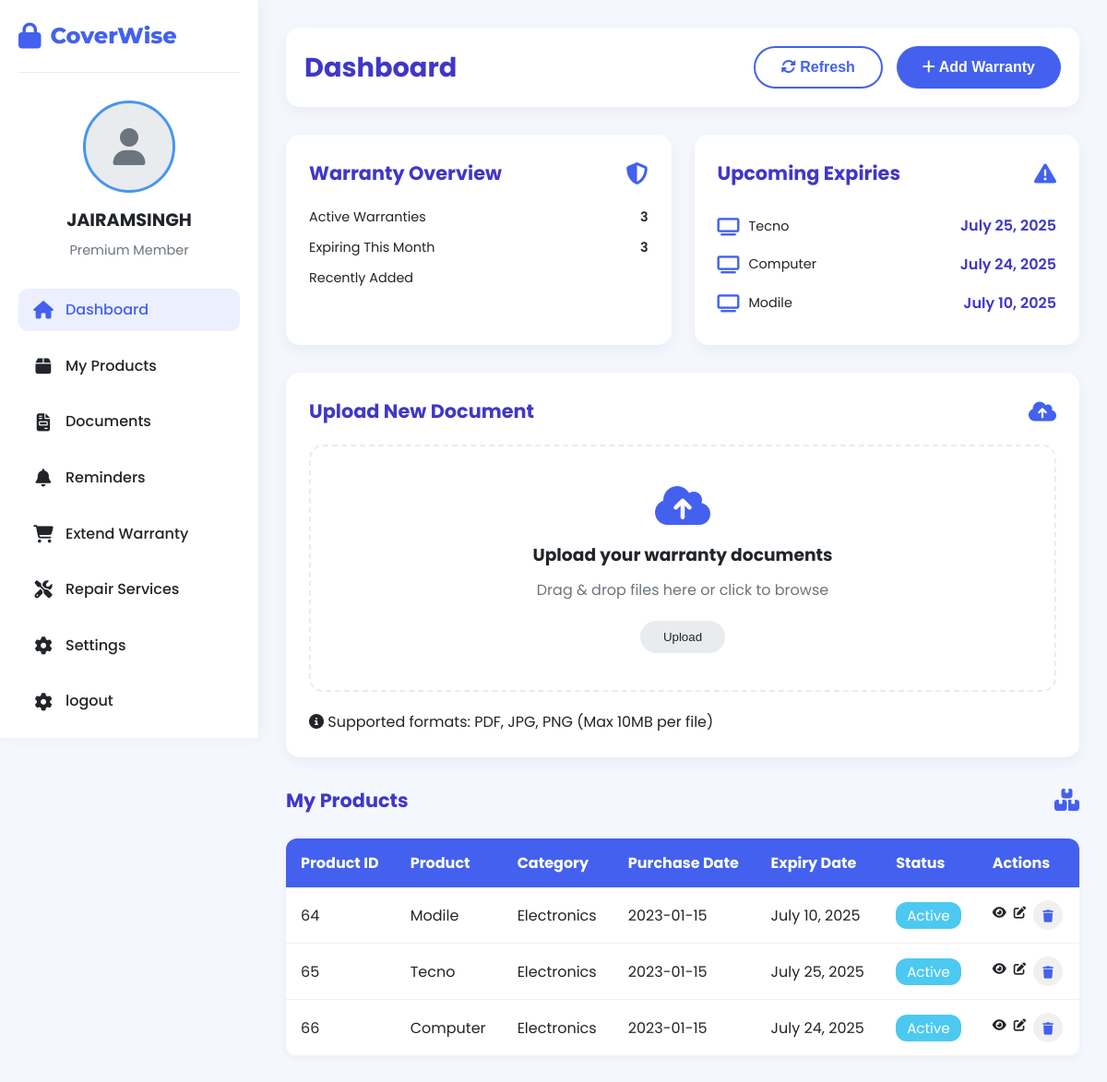
/dashboard/ (signed in), run on an earlier commit of the app's database.
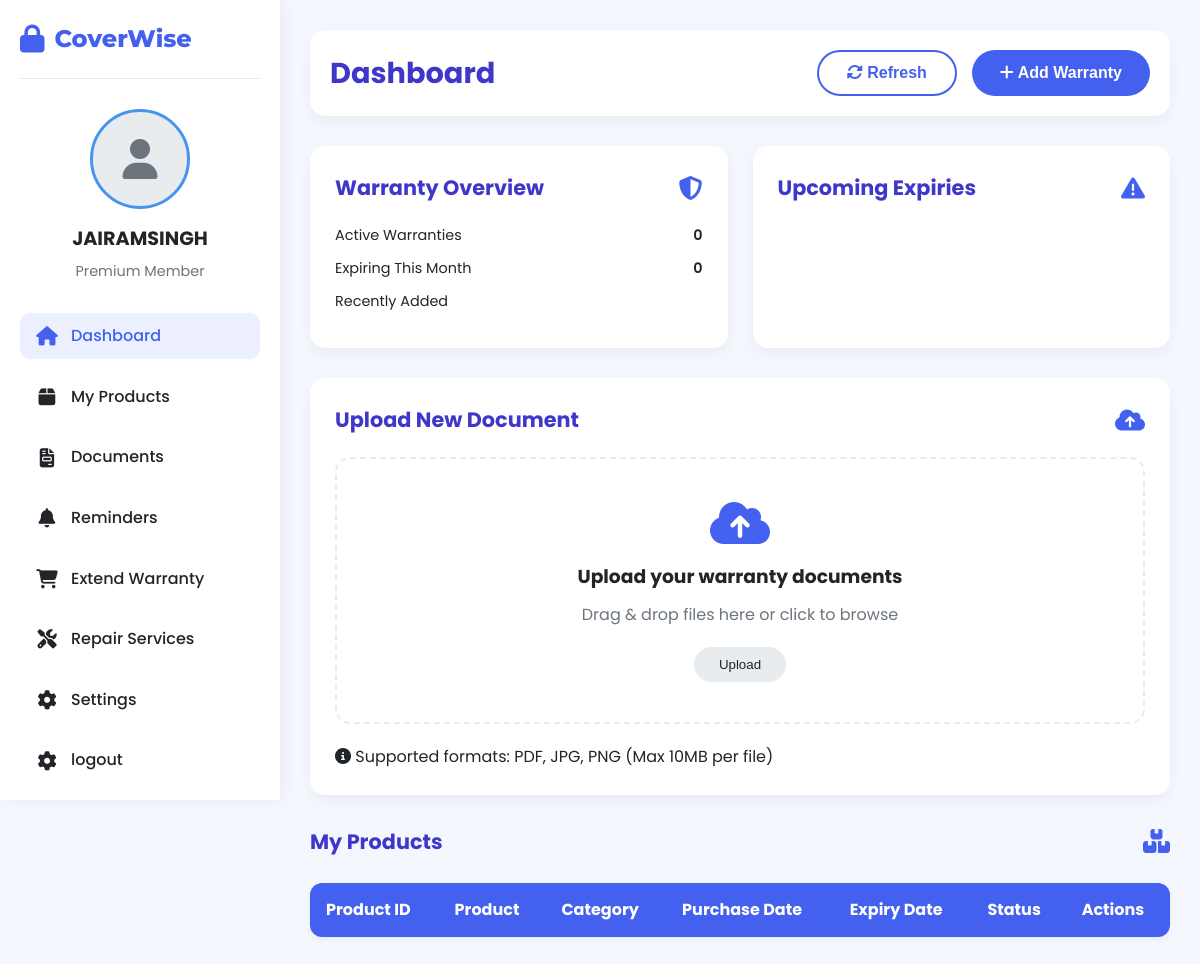
And on a later commit of the database.
### warranty_app/models.py (models this page shows, shortened)
class Warranty(models.Model):
    user_id = models.ForeignKey(User,on_delete=models.CASCADE)
    product_name = models.CharField(max_length=255)
    product_id = models.CharField(max_length=100)
    expiry_date = models.DateField(null=True, blank=True)
    qr_data = models.TextField()
    warranty_image = models.ImageField(upload_to='warranty_cards/')

### warranty_app/views.py (the view)
# urls.py: path('dashboard/',views.dashboard_view,name='dashboard'),
@login_required
def dashboard_view(request):
    data = Warranty.objects.filter(user_id=request.user)
    if request.method =="GET":
        if data.exists():
            top_three = data.order_by('-expiry_date')[:3]
            Total = data.aggregate(total=Count("expiry_date"))['total']
            Total_products = data.count()
        else:
            top_three = []
            Total = 0
            Total_products = 0
    return render(request, 'dashboard.html', {'data': data,'products': top_three,'Total_products': Total_products,'Total_ex':Total})

### templates/dashboard.html (shortened to what this page needs)
<!DOCTYPE html>
<html lang="en">
<head>
    <link rel="stylesheet" href="https://cdnjs.cloudflare.com/ajax/libs/font-awesome/6.4.0/css/all.min.css">
</head>
<body>
    <div class="sidebar">
        <div class="logo">
            <i class="fas fa-lock"></i>
            <span>CoverWise</span>
        </div>
        <div class="user-profile">
            <div class="profile-photo" id="profilePhoto">
                <i class="fas fa-user"></i>
            </div>
            <h3>{{request.user.username}}</h3>
            <p>Premium Member</p>
        </div>
        <ul class="nav-links">
            <li>
                <a href="#" class="active">
                    <i class="fas fa-home"></i>
                    <span>Dashboard</span>
                </a>
            </li>
            <li>
                <a href="#My_Product">
                    <i class="fas fa-box"></i>
                    <span>My Products</span>
                </a>
            </li>
            <li>
                <a href="#">
                    <i class="fas fa-file-invoice"></i>
                    <span>Documents</span>
                </a>
            </li>
            <li>
                <a href="#">
                    <i class="fas fa-bell"></i>
                    <span>Reminders</span>
                </a>
            </li>
            <li>
                <a href="#">
                    <i class="fas fa-shopping-cart"></i>
                    <span>Extend Warranty</span>
                </a>
            </li>
            <li>
                <a href="#">
                    <i class="fas fa-tools"></i>
                    <span>Repair Services</span>
                </a>
            </li>
            <li>
                <a href="#">
                    <i class="fas fa-cog"></i>
                    <span>Settings</span>
                </a>
            </li>
            <li>
                <a href="{% url 'logout' %}">
                    <i class="fas fa-cog"></i>
                    <span>logout</span>
                </a>
            </li>
        </ul>
    </div>
    <div class="main-content">
        <div class="header">
            <h1>Dashboard</h1>
            <div class="header-actions">
                <button class="btn btn-outline">
                    <i class="fas fa-sync-alt"></i> Refresh
                </button>
                <button class="btn btn-primary">
                    <i class="fas fa-plus"></i>
                    <a href="{% url 'warranty_form' %}" style="color: white; text-decoration: none;">Add Warranty</a>
                </button>
            </div>
        </div>
        <div class="dashboard-cards">
            <div class="card">
                <div class="card-header">
                    <h2>Warranty Overview</h2>
                    <i class="fas fa-shield-alt"></i>
                </div>
                <div class="warranty-summary">
                    <div class="stat-item">
                        <span>Active Warranties</span>
                        <span class="stat-value">{{Total_products}}</span>
                    </div>
                    <div class="stat-item">
                        <span>Expiring This Month</span>
                        <span class="stat-value">{{ Total_ex }}</span>
                    </div>
                    <div class="stat-item">
                        <span>Recently Added</span>
                    </div>
                </div>
            </div>
            <div class="card">
                <div class="card-header">
                    <h2>Upcoming Expiries</h2>
                    <i class="fas fa-exclamation-triangle"></i>
                </div>
                <div class="expiry-list">
                    {% for products in products %}
                    <div class="document-item">
                        <i class="fas fa-tv"></i>
                        <div class="document-name">{{products.product_name }}</div>
                        <div class="expiry-date">{{products.expiry_date}}</div>
                    </div>
                    {% endfor %}
                </div>
            </div>
        </div>
        <div class="upload-section">
    <div class="card-header">
        <h2>Upload New Document</h2>
        <i class="fas fa-cloud-upload-alt"></i>
    </div>
    <form id="uploadForm" method="POST" enctype="multipart/form-data" action="/upload/">
        <div class="upload-area" id="uploadArea">
            <i class="fas fa-cloud-upload-alt"></i>
            <h3>Upload your warranty documents</h3>
            <p id="uploadText">Drag & drop files here or click to browse</p>
            <button type="submit" class="upload-btn" id="submitBtn" disabled>Upload</button>
        </div>
    </form>
    <p class="upload-note">
        <i class="fas fa-info-circle"></i> Supported formats: PDF, JPG, PNG (Max 10MB per file)
    </p>
</div>
<div class="card-header">
            <h2>My Products</h2>
            <i class="fas fa-boxes"></i>
        </div>
<section id="My_Product">
<table class="products-table">
    <thead>
        <tr>
            <th>Product ID </th>
            <th>Product</th>
            <th>Category</th>
            <th>Purchase Date</th>
            <th>Expiry Date</th>
            <th>Status</th>
            <th>Actions</th>
        </tr>
    </thead>
    <tbody>
        {% for warranty in data %}
        <tr>
            <td>{{ warranty.id }}</td>
            <td>{{ warranty.product_name }}</td>
            <td>Electronics</td>
            <td>2023-01-15</td>
            <td>{{warranty.expiry_date }}</td>
            <td><span class="status active">Active</span></td>
            <td class="actions">
                <form action="{% url 'get_document' warranty.id %}" method="GET" style="display:inline;">
                    <button type="submit" style="background:none; border:none; color:inherit; cursor:pointer;">
                        <i class="fas fa-eye"></i>
                    </button>
                </form>
                <form action="{% url 'update_item' warranty.id %}" method="GET" style="display:inline;">
                    <button type="submit" style="background:none; border:none; color:inherit; cursor:pointer;">
                        <i class="fas fa-edit"></i>
                    </button>
                </form>
                <div class="action-btn">
                    <form action="{% url 'delete_warranty' warranty.id %}" method="POST" style="display:inline;">
                        <button type="submit" style="background:none; border:none; color:inherit; cursor:pointer;">
                            <i class="fas fa-trash"></i>
                        </button>
                    </form>
                </div>
            </td>
        </tr>
        {% endfor %}
    </tbody>
</table>
</section>
</body>
</html>

### templates/dashboard.html (style rules this page uses)
:root { --primary: #4361ee; --secondary: #3f37c9; --accent: #4895ef; --light: #f8f9fa; --dark: #212529; --success: #4cc9f0; --warning: #f72585; --gray: #6c757d; --light-gray: #e9ecef; --sidebar-width: 280px; }
* { margin: 0; padding: 0; box-sizing: border-box; }
body { font-family: 'Poppins', sans-serif; color: var(--dark); background-color: #f5f7ff; line-height: 1.6; overflow-x: hidden; display: flex; min-height: 100vh; }
.sidebar { width: var(--sidebar-width); background: white; box-shadow: 3px 0 15px rgba(0, 0, 0, 0.05); padding: 20px; position: fixed; height: 100vh; overflow-y: auto; z-index: 100; transition: all 0.3s ease; }
.logo { display: flex; align-items: center; font-family: 'Montserrat', sans-serif; font-weight: 800; font-size: 24px; color: var(--primary); margin-bottom: 30px; padding-bottom: 20px; border-bottom: 1px solid var(--light-gray); }
.logo i { margin-right: 10px; font-size: 28px; }
.user-profile { display: flex; flex-direction: column; align-items: center; margin-bottom: 30px; position: relative; }
.profile-photo { width: 100px; height: 100px; border-radius: 50%; background: var(--light-gray); display: flex; align-items: center; justify-content: center; overflow: hidden; margin-bottom: 15px; border: 3px solid var(--accent); position: relative; cursor: pointer; }
.profile-photo i { font-size: 2.5rem; color: var(--gray); }
.user-profile h3 { font-size: 1.2rem; margin-bottom: 5px; }
.user-profile p { color: var(--gray); font-size: 0.9rem; }
.nav-links { list-style: none; margin-bottom: 30px; }
.nav-links li { margin-bottom: 15px; }
.nav-links a { text-decoration: none; color: var(--dark); font-weight: 500; transition: color 0.3s; display: flex; align-items: center; padding: 10px 15px; border-radius: 10px; }
.nav-links a:hover, .nav-links a.active { background: rgba(67, 97, 238, 0.1); color: var(--primary); }
.nav-links a i { margin-right: 12px; font-size: 1.2rem; width: 24px; text-align: center; }
.stat-item { display: flex; justify-content: space-between; margin-bottom: 10px; font-size: 0.9rem; }
.stat-value { font-weight: 600; }
.main-content { flex: 1; margin-left: var(--sidebar-width); padding: 30px; }
.header { display: flex; justify-content: space-between; align-items: center; margin-bottom: 30px; background: white; padding: 20px; border-radius: 15px; box-shadow: 0 5px 15px rgba(0, 0, 0, 0.05); }
.header h1 { font-size: 1.8rem; color: var(--secondary); }
.header-actions { display: flex; gap: 15px; }
.btn { display: inline-block; padding: 12px 28px; border-radius: 50px; font-weight: 600; text-decoration: none; cursor: pointer; transition: all 0.3s ease; border: none; font-size: 16px; }
.btn-primary { background-color: var(--primary); color: white; }
.btn-outline { background-color: transparent; border: 2px solid var(--primary); color: var(--primary); }
.dashboard-cards { display: grid; grid-template-columns: repeat(auto-fit, minmax(300px, 1fr)); gap: 25px; margin-bottom: 30px; }
.card { background: white; border-radius: 15px; padding: 25px; box-shadow: 0 5px 15px rgba(0, 0, 0, 0.05); }
.card-header { display: flex; justify-content: space-between; align-items: center; margin-bottom: 20px; }
.card-header h2 { font-size: 1.3rem; color: var(--secondary); }
.card-header i { font-size: 1.5rem; color: var(--primary); }
.upload-section { background: white; border-radius: 15px; padding: 25px; box-shadow: 0 5px 15px rgba(0, 0, 0, 0.05); margin-bottom: 30px; }
.upload-area { border: 2px dashed var(--light-gray); border-radius: 15px; padding: 40px 20px; text-align: center; margin: 20px 0; transition: all 0.3s; cursor: pointer; }
.upload-area i { font-size: 3rem; color: var(--primary); margin-bottom: 15px; }
.upload-area h3 { margin-bottom: 10px; }
.upload-area p { color: var(--gray); margin-bottom: 20px; }
.upload-btn { background: var(--light-gray); color: var(--dark); border: none; padding: 10px 25px; border-radius: 50px; cursor: pointer; transition: all 0.3s; }
.products-table { width: 100%; border-collapse: collapse; margin: 25px 0; font-size: 1rem; background: #fff; border-radius: 12px; overflow: hidden; box-shadow: 0 2px 8px rgba(0,0,0,0.05); }
.products-table thead { background: var(--primary, #4361ee); color: #fff; }
.products-table th, .products-table td { padding: 14px 16px; text-align: left; }

What changed in the data, as far as the page shows it:
removed Warranty: product_name "Tecno", expiry_date "July 25, 2025", id "65"
removed Warranty: product_name "Computer", expiry_date "July 24, 2025", id "66"
removed Warranty: product_name "Modile", expiry_date "July 10, 2025", id "64"
Also different on the page:
{{ Total_products }}: "3" → "0"
{{ Total_ex }}: "3" → "0"
